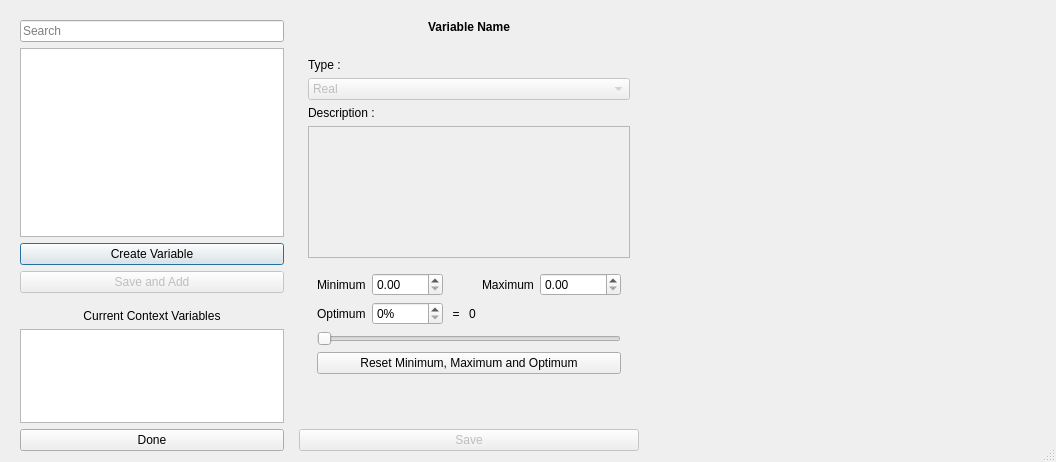
<?xml version="1.0" encoding="UTF-8"?>
<ui version="4.0">
 <class>ContextVariablesDialog</class>
 <widget class="QDialog" name="ContextVariablesDialog">
  <property name="windowModality">
   <enum>Qt::ApplicationModal</enum>
  </property>
  <property name="geometry">
   <rect>
    <x>0</x>
    <y>0</y>
    <width>1052</width>
    <height>462</height>
   </rect>
  </property>
  <property name="windowTitle">
   <string>Select Context Variables</string>
  </property>
  <property name="locale">
   <locale language="English" country="UnitedStates"/>
  </property>
  <property name="sizeGripEnabled">
   <bool>true</bool>
  </property>
  <property name="modal">
   <bool>true</bool>
  </property>
  <layout class="QHBoxLayout" name="horizontalLayout" stretch="3,1,3">
   <item>
    <widget class="QFrame" name="frame_3">
     <property name="frameShape">
      <enum>QFrame::NoFrame</enum>
     </property>
     <property name="frameShadow">
      <enum>QFrame::Raised</enum>
     </property>
     <layout class="QVBoxLayout" name="verticalLayout_2" stretch="0,2,0,0,0,0,1,0">
      <property name="bottomMargin">
       <number>0</number>
      </property>
      <item>
       <widget class="QLineEdit" name="search_box">
        <property name="placeholderText">
         <string>Search</string>
        </property>
       </widget>
      </item>
      <item>
       <widget class="QTableView" name="tableView">
        <property name="sizePolicy">
         <sizepolicy hsizetype="Preferred" vsizetype="Expanding">
          <horstretch>0</horstretch>
          <verstretch>0</verstretch>
         </sizepolicy>
        </property>
        <property name="minimumSize">
         <size>
          <width>264</width>
          <height>0</height>
         </size>
        </property>
        <property name="contextMenuPolicy">
         <enum>Qt::CustomContextMenu</enum>
        </property>
        <property name="alternatingRowColors">
         <bool>true</bool>
        </property>
        <property name="selectionMode">
         <enum>QAbstractItemView::SingleSelection</enum>
        </property>
        <property name="selectionBehavior">
         <enum>QAbstractItemView::SelectRows</enum>
        </property>
        <property name="sortingEnabled">
         <bool>true</bool>
        </property>
        <property name="cornerButtonEnabled">
         <bool>false</bool>
        </property>
        <attribute name="horizontalHeaderShowSortIndicator" stdset="0">
         <bool>true</bool>
        </attribute>
        <attribute name="horizontalHeaderStretchLastSection">
         <bool>true</bool>
        </attribute>
        <attribute name="verticalHeaderCascadingSectionResizes">
         <bool>true</bool>
        </attribute>
        <attribute name="verticalHeaderShowSortIndicator" stdset="0">
         <bool>false</bool>
        </attribute>
        <attribute name="verticalHeaderStretchLastSection">
         <bool>true</bool>
        </attribute>
       </widget>
      </item>
      <item>
       <widget class="QPushButton" name="create_varible_button">
        <property name="text">
         <string>Create Variable</string>
        </property>
       </widget>
      </item>
      <item>
       <widget class="QPushButton" name="add_button">
        <property name="enabled">
         <bool>false</bool>
        </property>
        <property name="text">
         <string>Save and Add</string>
        </property>
       </widget>
      </item>
      <item>
       <spacer name="verticalSpacer">
        <property name="orientation">
         <enum>Qt::Vertical</enum>
        </property>
        <property name="sizeType">
         <enum>QSizePolicy::Expanding</enum>
        </property>
        <property name="sizeHint" stdset="0">
         <size>
          <width>20</width>
          <height>10</height>
         </size>
        </property>
       </spacer>
      </item>
      <item>
       <widget class="QLabel" name="label">
        <property name="text">
         <string>Current Context Variables</string>
        </property>
        <property name="alignment">
         <set>Qt::AlignCenter</set>
        </property>
       </widget>
      </item>
      <item>
       <widget class="QTableView" name="current_variables">
        <property name="contextMenuPolicy">
         <enum>Qt::CustomContextMenu</enum>
        </property>
        <property name="alternatingRowColors">
         <bool>true</bool>
        </property>
        <property name="selectionBehavior">
         <enum>QAbstractItemView::SelectRows</enum>
        </property>
        <property name="sortingEnabled">
         <bool>true</bool>
        </property>
        <attribute name="horizontalHeaderStretchLastSection">
         <bool>true</bool>
        </attribute>
       </widget>
      </item>
      <item>
       <widget class="QPushButton" name="done_button">
        <property name="text">
         <string>Done</string>
        </property>
       </widget>
      </item>
     </layout>
    </widget>
   </item>
   <item>
    <widget class="QFrame" name="frame">
     <property name="minimumSize">
      <size>
       <width>340</width>
       <height>0</height>
      </size>
     </property>
     <property name="frameShape">
      <enum>QFrame::NoFrame</enum>
     </property>
     <property name="frameShadow">
      <enum>QFrame::Raised</enum>
     </property>
     <layout class="QVBoxLayout" name="verticalLayout" stretch="1,1,0">
      <property name="leftMargin">
       <number>0</number>
      </property>
      <property name="rightMargin">
       <number>0</number>
      </property>
      <property name="bottomMargin">
       <number>0</number>
      </property>
      <item>
       <widget class="QLabel" name="var_name">
        <property name="maximumSize">
         <size>
          <width>16777215</width>
          <height>23</height>
         </size>
        </property>
        <property name="font">
         <font>
          <weight>75</weight>
          <bold>true</bold>
         </font>
        </property>
        <property name="text">
         <string>Variable Name</string>
        </property>
        <property name="alignment">
         <set>Qt::AlignHCenter|Qt::AlignTop</set>
        </property>
        <property name="textInteractionFlags">
         <set>Qt::LinksAccessibleByMouse|Qt::TextSelectableByMouse</set>
        </property>
       </widget>
      </item>
      <item>
       <widget class="QFrame" name="frame_2">
        <property name="frameShape">
         <enum>QFrame::NoFrame</enum>
        </property>
        <property name="frameShadow">
         <enum>QFrame::Raised</enum>
        </property>
        <layout class="QVBoxLayout" name="verticalLayout_3">
         <item>
          <widget class="QLabel" name="label_2">
           <property name="text">
            <string>Type :</string>
           </property>
           <property name="buddy">
            <cstring>var_type_combo</cstring>
           </property>
          </widget>
         </item>
         <item>
          <widget class="QComboBox" name="var_type_combo">
           <property name="enabled">
            <bool>false</bool>
           </property>
           <item>
            <property name="text">
             <string>Real</string>
            </property>
           </item>
           <item>
            <property name="text">
             <string>Nominal</string>
            </property>
           </item>
          </widget>
         </item>
         <item>
          <widget class="QLabel" name="label_3">
           <property name="text">
            <string>Description :</string>
           </property>
          </widget>
         </item>
         <item>
          <widget class="QPlainTextEdit" name="var_description">
           <property name="enabled">
            <bool>false</bool>
           </property>
          </widget>
         </item>
         <item>
          <widget class="QStackedWidget" name="details_frame">
           <property name="currentIndex">
            <number>1</number>
           </property>
           <widget class="QWidget" name="nominal_page">
            <layout class="QHBoxLayout" name="horizontalLayout_3">
             <property name="leftMargin">
              <number>0</number>
             </property>
             <property name="rightMargin">
              <number>0</number>
             </property>
             <property name="bottomMargin">
              <number>0</number>
             </property>
             <item>
              <widget class="QTableView" name="labels_names_table">
               <attribute name="horizontalHeaderStretchLastSection">
                <bool>true</bool>
               </attribute>
               <attribute name="verticalHeaderStretchLastSection">
                <bool>false</bool>
               </attribute>
              </widget>
             </item>
            </layout>
           </widget>
           <widget class="QWidget" name="real_page">
            <layout class="QGridLayout" name="gridLayout_3">
             <item row="0" column="0">
              <widget class="QLabel" name="label_4">
               <property name="toolTip">
                <string>Select the expected minimum value for this variable</string>
               </property>
               <property name="text">
                <string>Minimum</string>
               </property>
               <property name="buddy">
                <cstring>minimum_val</cstring>
               </property>
              </widget>
             </item>
             <item row="0" column="1">
              <widget class="QDoubleSpinBox" name="minimum_val">
               <property name="maximum">
                <double>9999.000000000000000</double>
               </property>
              </widget>
             </item>
             <item row="0" column="3">
              <spacer name="horizontalSpacer">
               <property name="orientation">
                <enum>Qt::Horizontal</enum>
               </property>
               <property name="sizeHint" stdset="0">
                <size>
                 <width>40</width>
                 <height>20</height>
                </size>
               </property>
              </spacer>
             </item>
             <item row="0" column="4">
              <widget class="QLabel" name="label_5">
               <property name="toolTip">
                <string>Select the expected maximum value for this variable</string>
               </property>
               <property name="text">
                <string>Maximum</string>
               </property>
               <property name="buddy">
                <cstring>maximum_val</cstring>
               </property>
              </widget>
             </item>
             <item row="0" column="5">
              <widget class="QDoubleSpinBox" name="maximum_val">
               <property name="maximum">
                <double>9999999.000000000000000</double>
               </property>
              </widget>
             </item>
             <item row="1" column="0">
              <widget class="QLabel" name="label_6">
               <property name="toolTip">
                <string>Select the optimal value for this value, the value that would be considered &quot;good&quot;</string>
               </property>
               <property name="text">
                <string>Optimum</string>
               </property>
              </widget>
             </item>
             <item row="1" column="1">
              <widget class="QSpinBox" name="optimum_val">
               <property name="suffix">
                <string>%</string>
               </property>
               <property name="maximum">
                <number>100</number>
               </property>
              </widget>
             </item>
             <item row="1" column="2">
              <widget class="QLabel" name="label_7">
               <property name="text">
                <string> = </string>
               </property>
               <property name="alignment">
                <set>Qt::AlignRight|Qt::AlignTrailing|Qt::AlignVCenter</set>
               </property>
              </widget>
             </item>
             <item row="1" column="3">
              <widget class="QLabel" name="optimum_real_value">
               <property name="text">
                <string>0</string>
               </property>
              </widget>
             </item>
             <item row="2" column="0" colspan="6">
              <widget class="QSlider" name="horizontalSlider">
               <property name="locale">
                <locale language="English" country="UnitedStates"/>
               </property>
               <property name="maximum">
                <number>100</number>
               </property>
               <property name="pageStep">
                <number>10</number>
               </property>
               <property name="orientation">
                <enum>Qt::Horizontal</enum>
               </property>
               <property name="tickPosition">
                <enum>QSlider::NoTicks</enum>
               </property>
              </widget>
             </item>
             <item row="4" column="0">
              <spacer name="verticalSpacer_2">
               <property name="orientation">
                <enum>Qt::Vertical</enum>
               </property>
               <property name="sizeHint" stdset="0">
                <size>
                 <width>20</width>
                 <height>91</height>
                </size>
               </property>
              </spacer>
             </item>
             <item row="3" column="0" colspan="6">
              <widget class="QPushButton" name="reset_real_meta">
               <property name="text">
                <string>Reset Minimum, Maximum and Optimum</string>
               </property>
              </widget>
             </item>
            </layout>
           </widget>
          </widget>
         </item>
        </layout>
       </widget>
      </item>
      <item>
       <widget class="QFrame" name="frame_4">
        <property name="frameShape">
         <enum>QFrame::NoFrame</enum>
        </property>
        <property name="frameShadow">
         <enum>QFrame::Raised</enum>
        </property>
        <layout class="QHBoxLayout" name="horizontalLayout_2">
         <property name="margin">
          <number>0</number>
         </property>
         <item>
          <widget class="QPushButton" name="save_button">
           <property name="enabled">
            <bool>false</bool>
           </property>
           <property name="text">
            <string>Save</string>
           </property>
          </widget>
         </item>
        </layout>
       </widget>
      </item>
     </layout>
    </widget>
   </item>
   <item>
    <widget class="QFrame" name="plot_frame">
     <property name="minimumSize">
      <size>
       <width>400</width>
       <height>0</height>
      </size>
     </property>
     <property name="frameShape">
      <enum>QFrame::NoFrame</enum>
     </property>
     <property name="frameShadow">
      <enum>QFrame::Raised</enum>
     </property>
    </widget>
   </item>
  </layout>
 </widget>
 <tabstops>
  <tabstop>search_box</tabstop>
  <tabstop>tableView</tabstop>
  <tabstop>var_type_combo</tabstop>
  <tabstop>var_description</tabstop>
  <tabstop>current_variables</tabstop>
  <tabstop>save_button</tabstop>
  <tabstop>done_button</tabstop>
  <tabstop>create_varible_button</tabstop>
  <tabstop>add_button</tabstop>
 </tabstops>
 <resources/>
 <connections/>
</ui>
